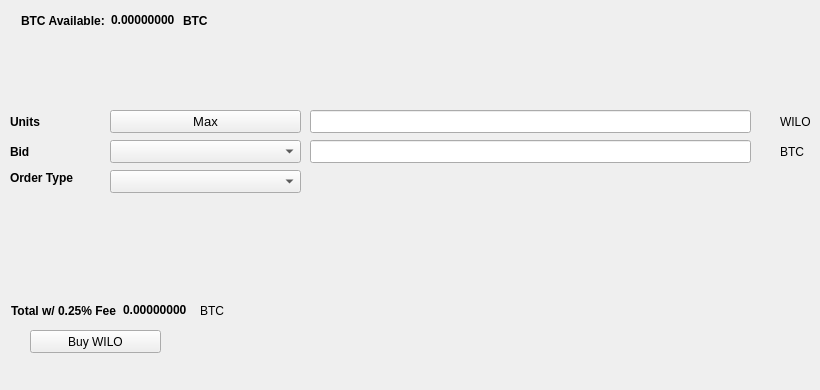
   <widget class="QWidget" name="BuyTab">
    <attribute name="title">
     <string>Buy</string>
    </attribute>
    <widget class="QPushButton" name="BuyWILO">
     <property name="geometry">
      <rect>
       <x>30</x>
       <y>330</y>
       <width>131</width>
       <height>23</height>
      </rect>
     </property>
     <property name="text">
      <string>Buy WILO</string>
     </property>
     <property name="icon">
      <iconset resource="../wilo.qrc">
       <normaloff>:/icons/bitcoin</normaloff>:/icons/bitcoin</iconset>
     </property>
    </widget>
    <widget class="QLabel" name="label_3">
     <property name="geometry">
      <rect>
       <x>10</x>
       <y>110</y>
       <width>46</width>
       <height>23</height>
      </rect>
     </property>
     <property name="font">
      <font>
       <weight>75</weight>
       <bold>true</bold>
      </font>
     </property>
     <property name="text">
      <string>Units</string>
     </property>
    </widget>
    <widget class="QLineEdit" name="UnitsInput">
     <property name="geometry">
      <rect>
       <x>310</x>
       <y>110</y>
       <width>441</width>
       <height>23</height>
      </rect>
     </property>
     <property name="font">
      <font>
       <pointsize>9</pointsize>
       <weight>75</weight>
       <bold>true</bold>
      </font>
     </property>
    </widget>
    <widget class="QLineEdit" name="BuyBidPriceEdit">
     <property name="geometry">
      <rect>
       <x>310</x>
       <y>140</y>
       <width>441</width>
       <height>23</height>
      </rect>
     </property>
     <property name="font">
      <font>
       <pointsize>9</pointsize>
       <weight>75</weight>
       <bold>true</bold>
      </font>
     </property>
    </widget>
    <widget class="QLabel" name="label_4">
     <property name="geometry">
      <rect>
       <x>780</x>
       <y>110</y>
       <width>31</width>
       <height>23</height>
      </rect>
     </property>
     <property name="text">
      <string>WILO</string>
     </property>
    </widget>
    <widget class="QLabel" name="label_5">
     <property name="geometry">
      <rect>
       <x>780</x>
       <y>140</y>
       <width>31</width>
       <height>23</height>
      </rect>
     </property>
     <property name="text">
      <string>BTC</string>
     </property>
    </widget>
    <widget class="QLabel" name="label_6">
     <property name="geometry">
      <rect>
       <x>10</x>
       <y>140</y>
       <width>46</width>
       <height>23</height>
      </rect>
     </property>
     <property name="font">
      <font>
       <weight>75</weight>
       <bold>true</bold>
      </font>
     </property>
     <property name="text">
      <string>Bid</string>
     </property>
    </widget>
    <widget class="QLabel" name="label_7">
     <property name="geometry">
      <rect>
       <x>10</x>
       <y>170</y>
       <width>91</width>
       <height>16</height>
      </rect>
     </property>
     <property name="font">
      <font>
       <weight>75</weight>
       <bold>true</bold>
      </font>
     </property>
     <property name="text">
      <string>Order Type</string>
     </property>
    </widget>
    <widget class="QPushButton" name="Buy_Max_Amount">
     <property name="geometry">
      <rect>
       <x>110</x>
       <y>110</y>
       <width>191</width>
       <height>23</height>
      </rect>
     </property>
     <property name="font">
      <font>
       <pointsize>10</pointsize>
      </font>
     </property>
     <property name="text">
      <string>Max</string>
     </property>
    </widget>
    <widget class="QComboBox" name="BuyBidcomboBox">
     <property name="geometry">
      <rect>
       <x>110</x>
       <y>140</y>
       <width>191</width>
       <height>23</height>
      </rect>
     </property>
     <property name="font">
      <font>
       <pointsize>10</pointsize>
      </font>
     </property>
    </widget>
    <widget class="QComboBox" name="buyOrdertypeCombo">
     <property name="geometry">
      <rect>
       <x>110</x>
       <y>170</y>
       <width>191</width>
       <height>23</height>
      </rect>
     </property>
     <property name="font">
      <font>
       <pointsize>10</pointsize>
      </font>
     </property>
    </widget>
    <widget class="QWidget" name="layoutWidget1">
     <property name="geometry">
      <rect>
       <x>21</x>
       <y>11</y>
       <width>227</width>
       <height>19</height>
      </rect>
     </property>
     <layout class="QHBoxLayout" name="horizontalLayout_3">
      <item>
       <widget class="QLabel" name="label232">
        <property name="font">
         <font>
          <weight>75</weight>
          <bold>true</bold>
         </font>
        </property>
        <property name="text">
         <string>BTC Available:</string>
        </property>
       </widget>
      </item>
      <item>
       <widget class="QLabel" name="BtcAvailableLbl">
        <property name="palette">
         <palette>
          <active>
           <colorrole role="WindowText">
            <brush brushstyle="SolidPattern">
             <color alpha="255">
              <red>0</red>
              <green>0</green>
              <blue>0</blue>
             </color>
            </brush>
           </colorrole>
           <colorrole role="Button">
            <brush brushstyle="SolidPattern">
             <color alpha="255">
              <red>0</red>
              <green>170</green>
              <blue>0</blue>
             </color>
            </brush>
           </colorrole>
           <colorrole role="Light">
            <brush brushstyle="SolidPattern">
             <color alpha="255">
              <red>0</red>
              <green>255</green>
              <blue>0</blue>
             </color>
            </brush>
           </colorrole>
           <colorrole role="Midlight">
            <brush brushstyle="SolidPattern">
             <color alpha="255">
              <red>0</red>
              <green>212</green>
              <blue>0</blue>
             </color>
            </brush>
           </colorrole>
           <colorrole role="Dark">
            <brush brushstyle="SolidPattern">
             <color alpha="255">
              <red>0</red>
              <green>85</green>
              <blue>0</blue>
             </color>
            </brush>
           </colorrole>
           <colorrole role="Mid">
            <brush brushstyle="SolidPattern">
             <color alpha="255">
              <red>0</red>
              <green>113</green>
              <blue>0</blue>
             </color>
            </brush>
           </colorrole>
           <colorrole role="Text">
            <brush brushstyle="SolidPattern">
             <color alpha="255">
              <red>0</red>
              <green>170</green>
              <blue>0</blue>
             </color>
            </brush>
           </colorrole>
           <colorrole role="BrightText">
            <brush brushstyle="SolidPattern">
             <color alpha="255">
              <red>255</red>
              <green>255</green>
              <blue>255</blue>
             </color>
            </brush>
           </colorrole>
           <colorrole role="ButtonText">
            <brush brushstyle="SolidPattern">
             <color alpha="255">
              <red>0</red>
              <green>0</green>
              <blue>0</blue>
             </color>
            </brush>
           </colorrole>
           <colorrole role="Base">
            <brush brushstyle="SolidPattern">
             <color alpha="255">
              <red>255</red>
              <green>255</green>
              <blue>255</blue>
             </color>
            </brush>
           </colorrole>
           <colorrole role="Window">
            <brush brushstyle="SolidPattern">
             <color alpha="255">
              <red>0</red>
              <green>170</green>
              <blue>0</blue>
             </color>
            </brush>
           </colorrole>
           <colorrole role="Shadow">
            <brush brushstyle="SolidPattern">
             <color alpha="255">
              <red>0</red>
              <green>0</green>
              <blue>0</blue>
             </color>
            </brush>
           </colorrole>
           <colorrole role="AlternateBase">
            <brush brushstyle="SolidPattern">
             <color alpha="255">
              <red>127</red>
              <green>212</green>
              <blue>127</blue>
             </color>
            </brush>
           </colorrole>
           <colorrole role="ToolTipBase">
            <brush brushstyle="SolidPattern">
             <color alpha="255">
              <red>255</red>
              <green>255</green>
              <blue>220</blue>
             </color>
            </brush>
           </colorrole>
           <colorrole role="ToolTipText">
            <brush brushstyle="SolidPattern">
             <color alpha="255">
              <red>0</red>
              <green>0</green>
              <blue>0</blue>
             </color>
            </brush>
           </colorrole>
          </active>
          <inactive>
           <colorrole role="WindowText">
            <brush brushstyle="SolidPattern">
             <color alpha="255">
              <red>0</red>
              <green>0</green>
              <blue>0</blue>
             </color>
            </brush>
           </colorrole>
           <colorrole role="Button">
            <brush brushstyle="SolidPattern">
             <color alpha="255">
              <red>0</red>
              <green>170</green>
              <blue>0</blue>
             </color>
            </brush>
           </colorrole>
           <colorrole role="Light">
            <brush brushstyle="SolidPattern">
             <color alpha="255">
              <red>0</red>
              <green>255</green>
              <blue>0</blue>
             </color>
            </brush>
           </colorrole>
           <colorrole role="Midlight">
            <brush brushstyle="SolidPattern">
             <color alpha="255">
              <red>0</red>
              <green>212</green>
              <blue>0</blue>
             </color>
            </brush>
           </colorrole>
           <colorrole role="Dark">
            <brush brushstyle="SolidPattern">
             <color alpha="255">
              <red>0</red>
              <green>85</green>
              <blue>0</blue>
             </color>
            </brush>
           </colorrole>
           <colorrole role="Mid">
            <brush brushstyle="SolidPattern">
             <color alpha="255">
              <red>0</red>
              <green>113</green>
              <blue>0</blue>
             </color>
            </brush>
           </colorrole>
           <colorrole role="Text">
            <brush brushstyle="SolidPattern">
             <color alpha="255">
              <red>0</red>
              <green>170</green>
              <blue>0</blue>
             </color>
            </brush>
           </colorrole>
           <colorrole role="BrightText">
            <brush brushstyle="SolidPattern">
             <color alpha="255">
              <red>255</red>
              <green>255</green>
              <blue>255</blue>
             </color>
            </brush>
           </colorrole>
           <colorrole role="ButtonText">
            <brush brushstyle="SolidPattern">
             <color alpha="255">
              <red>0</red>
              <green>0</green>
              <blue>0</blue>
             </color>
            </brush>
           </colorrole>
           <colorrole role="Base">
            <brush brushstyle="SolidPattern">
             <color alpha="255">
              <red>255</red>
              <green>255</green>
              <blue>255</blue>
             </color>
            </brush>
           </colorrole>
           <colorrole role="Window">
            <brush brushstyle="SolidPattern">
             <color alpha="255">
              <red>0</red>
              <green>170</green>
              <blue>0</blue>
             </color>
            </brush>
           </colorrole>
           <colorrole role="Shadow">
            <brush brushstyle="SolidPattern">
             <color alpha="255">
              <red>0</red>
              <green>0</green>
              <blue>0</blue>
             </color>
            </brush>
           </colorrole>
           <colorrole role="AlternateBase">
            <brush brushstyle="SolidPattern">
             <color alpha="255">
              <red>127</red>
              <green>212</green>
              <blue>127</blue>
             </color>
            </brush>
           </colorrole>
           <colorrole role="ToolTipBase">
            <brush brushstyle="SolidPattern">
             <color alpha="255">
              <red>255</red>
              <green>255</green>
              <blue>220</blue>
             </color>
            </brush>
           </colorrole>
           <colorrole role="ToolTipText">
            <brush brushstyle="SolidPattern">
             <color alpha="255">
              <red>0</red>
              <green>0</green>
              <blue>0</blue>
             </color>
            </brush>
           </colorrole>
          </inactive>
          <disabled>
           <colorrole role="WindowText">
            <brush brushstyle="SolidPattern">
             <color alpha="255">
              <red>0</red>
              <green>85</green>
              <blue>0</blue>
             </color>
            </brush>
           </colorrole>
           <colorrole role="Button">
            <brush brushstyle="SolidPattern">
             <color alpha="255">
              <red>0</red>
              <green>170</green>
              <blue>0</blue>
             </color>
            </brush>
           </colorrole>
           <colorrole role="Light">
            <brush brushstyle="SolidPattern">
             <color alpha="255">
              <red>0</red>
              <green>255</green>
              <blue>0</blue>
             </color>
            </brush>
           </colorrole>
           <colorrole role="Midlight">
            <brush brushstyle="SolidPattern">
             <color alpha="255">
              <red>0</red>
              <green>212</green>
              <blue>0</blue>
             </color>
            </brush>
           </colorrole>
           <colorrole role="Dark">
            <brush brushstyle="SolidPattern">
             <color alpha="255">
              <red>0</red>
              <green>85</green>
              <blue>0</blue>
             </color>
            </brush>
           </colorrole>
           <colorrole role="Mid">
            <brush brushstyle="SolidPattern">
             <color alpha="255">
              <red>0</red>
              <green>113</green>
              <blue>0</blue>
             </color>
            </brush>
           </colorrole>
           <colorrole role="Text">
            <brush brushstyle="SolidPattern">
             <color alpha="255">
              <red>0</red>
              <green>85</green>
              <blue>0</blue>
             </color>
            </brush>
           </colorrole>
           <colorrole role="BrightText">
            <brush brushstyle="SolidPattern">
             <color alpha="255">
              <red>255</red>
              <green>255</green>
              <blue>255</blue>
             </color>
            </brush>
           </colorrole>
           <colorrole role="ButtonText">
            <brush brushstyle="SolidPattern">
             <color alpha="255">
              <red>0</red>
              <green>85</green>
              <blue>0</blue>
             </color>
            </brush>
           </colorrole>
           <colorrole role="Base">
            <brush brushstyle="SolidPattern">
             <color alpha="255">
              <red>0</red>
              <green>170</green>
              <blue>0</blue>
             </color>
            </brush>
           </colorrole>
           <colorrole role="Window">
            <brush brushstyle="SolidPattern">
             <color alpha="255">
              <red>0</red>
              <green>170</green>
              <blue>0</blue>
             </color>
            </brush>
           </colorrole>
           <colorrole role="Shadow">
            <brush brushstyle="SolidPattern">
             <color alpha="255">
              <red>0</red>
              <green>0</green>
              <blue>0</blue>
             </color>
            </brush>
           </colorrole>
           <colorrole role="AlternateBase">
            <brush brushstyle="SolidPattern">
             <color alpha="255">
              <red>0</red>
              <green>170</green>
              <blue>0</blue>
             </color>
            </brush>
           </colorrole>
           <colorrole role="ToolTipBase">
            <brush brushstyle="SolidPattern">
             <color alpha="255">
              <red>255</red>
              <green>255</green>
              <blue>220</blue>
             </color>
            </brush>
           </colorrole>
           <colorrole role="ToolTipText">
            <brush brushstyle="SolidPattern">
             <color alpha="255">
              <red>0</red>
              <green>0</green>
              <blue>0</blue>
             </color>
            </brush>
           </colorrole>
          </disabled>
         </palette>
        </property>
        <property name="font">
         <font>
          <weight>75</weight>
          <bold>true</bold>
         </font>
        </property>
        <property name="text">
         <string>0.00000000</string>
        </property>
        <property name="textInteractionFlags">
         <set>Qt::LinksAccessibleByMouse|Qt::TextSelectableByKeyboard|Qt::TextSelectableByMouse</set>
        </property>
       </widget>
      </item>
      <item>
       <widget class="QLabel" name="BtcAvailableLbl_2">
        <property name="font">
         <font>
          <weight>75</weight>
          <bold>true</bold>
         </font>
        </property>
        <property name="text">
         <string>BTC</string>
        </property>
       </widget>
      </item>
     </layout>
    </widget>
    <widget class="QWidget" name="layoutWidge2">
     <property name="geometry">
      <rect>
       <x>11</x>
       <y>301</y>
       <width>259</width>
       <height>19</height>
      </rect>
     </property>
     <layout class="QHBoxLayout" name="horizontalLayout_4">
      <item>
       <widget class="QLabel" name="label_9">
        <property name="font">
         <font>
          <weight>75</weight>
          <bold>true</bold>
         </font>
        </property>
        <property name="text">
         <string>Total w/ 0.25% Fee</string>
        </property>
       </widget>
      </item>
      <item>
       <widget class="QLabel" name="BuyCostLabel">
        <property name="palette">
         <palette>
          <active>
           <colorrole role="WindowText">
            <brush brushstyle="SolidPattern">
             <color alpha="255">
              <red>0</red>
              <green>0</green>
              <blue>0</blue>
             </color>
            </brush>
           </colorrole>
           <colorrole role="Button">
            <brush brushstyle="SolidPattern">
             <color alpha="255">
              <red>0</red>
              <green>170</green>
              <blue>0</blue>
             </color>
            </brush>
           </colorrole>
           <colorrole role="Light">
            <brush brushstyle="SolidPattern">
             <color alpha="255">
              <red>0</red>
              <green>255</green>
              <blue>0</blue>
             </color>
            </brush>
           </colorrole>
           <colorrole role="Midlight">
            <brush brushstyle="SolidPattern">
             <color alpha="255">
              <red>0</red>
              <green>212</green>
              <blue>0</blue>
             </color>
            </brush>
           </colorrole>
           <colorrole role="Dark">
            <brush brushstyle="SolidPattern">
             <color alpha="255">
              <red>0</red>
              <green>85</green>
              <blue>0</blue>
             </color>
            </brush>
           </colorrole>
           <colorrole role="Mid">
            <brush brushstyle="SolidPattern">
             <color alpha="255">
              <red>0</red>
              <green>113</green>
              <blue>0</blue>
             </color>
            </brush>
           </colorrole>
           <colorrole role="Text">
            <brush brushstyle="SolidPattern">
             <color alpha="255">
              <red>0</red>
              <green>170</green>
              <blue>0</blue>
             </color>
            </brush>
           </colorrole>
           <colorrole role="BrightText">
            <brush brushstyle="SolidPattern">
             <color alpha="255">
              <red>255</red>
              <green>255</green>
              <blue>255</blue>
             </color>
            </brush>
           </colorrole>
           <colorrole role="ButtonText">
            <brush brushstyle="SolidPattern">
             <color alpha="255">
              <red>0</red>
              <green>0</green>
              <blue>0</blue>
             </color>
            </brush>
           </colorrole>
           <colorrole role="Base">
            <brush brushstyle="SolidPattern">
             <color alpha="255">
              <red>255</red>
              <green>255</green>
              <blue>255</blue>
             </color>
            </brush>
           </colorrole>
           <colorrole role="Window">
            <brush brushstyle="SolidPattern">
             <color alpha="255">
              <red>0</red>
              <green>170</green>
              <blue>0</blue>
             </color>
            </brush>
           </colorrole>
           <colorrole role="Shadow">
            <brush brushstyle="SolidPattern">
             <color alpha="255">
              <red>0</red>
              <green>0</green>
              <blue>0</blue>
             </color>
            </brush>
           </colorrole>
           <colorrole role="AlternateBase">
            <brush brushstyle="SolidPattern">
             <color alpha="255">
              <red>127</red>
              <green>212</green>
              <blue>127</blue>
             </color>
            </brush>
           </colorrole>
           <colorrole role="ToolTipBase">
            <brush brushstyle="SolidPattern">
             <color alpha="255">
              <red>255</red>
              <green>255</green>
              <blue>220</blue>
             </color>
            </brush>
           </colorrole>
           <colorrole role="ToolTipText">
            <brush brushstyle="SolidPattern">
             <color alpha="255">
              <red>0</red>
              <green>0</green>
              <blue>0</blue>
             </color>
            </brush>
           </colorrole>
          </active>
          <inactive>
           <colorrole role="WindowText">
            <brush brushstyle="SolidPattern">
             <color alpha="255">
              <red>0</red>
              <green>0</green>
              <blue>0</blue>
             </color>
            </brush>
           </colorrole>
           <colorrole role="Button">
            <brush brushstyle="SolidPattern">
             <color alpha="255">
              <red>0</red>
              <green>170</green>
              <blue>0</blue>
             </color>
            </brush>
           </colorrole>
           <colorrole role="Light">
            <brush brushstyle="SolidPattern">
             <color alpha="255">
              <red>0</red>
              <green>255</green>
              <blue>0</blue>
             </color>
            </brush>
           </colorrole>
           <colorrole role="Midlight">
            <brush brushstyle="SolidPattern">
             <color alpha="255">
              <red>0</red>
              <green>212</green>
              <blue>0</blue>
             </color>
            </brush>
           </colorrole>
           <colorrole role="Dark">
            <brush brushstyle="SolidPattern">
             <color alpha="255">
              <red>0</red>
              <green>85</green>
              <blue>0</blue>
             </color>
            </brush>
           </colorrole>
           <colorrole role="Mid">
            <brush brushstyle="SolidPattern">
             <color alpha="255">
              <red>0</red>
              <green>113</green>
              <blue>0</blue>
             </color>
            </brush>
           </colorrole>
           <colorrole role="Text">
            <brush brushstyle="SolidPattern">
             <color alpha="255">
              <red>0</red>
              <green>170</green>
              <blue>0</blue>
             </color>
            </brush>
           </colorrole>
           <colorrole role="BrightText">
            <brush brushstyle="SolidPattern">
             <color alpha="255">
              <red>255</red>
              <green>255</green>
              <blue>255</blue>
             </color>
            </brush>
           </colorrole>
           <colorrole role="ButtonText">
            <brush brushstyle="SolidPattern">
             <color alpha="255">
              <red>0</red>
              <green>0</green>
              <blue>0</blue>
             </color>
            </brush>
           </colorrole>
           <colorrole role="Base">
            <brush brushstyle="SolidPattern">
             <color alpha="255">
              <red>255</red>
              <green>255</green>
              <blue>255</blue>
             </color>
            </brush>
           </colorrole>
           <colorrole role="Window">
            <brush brushstyle="SolidPattern">
             <color alpha="255">
              <red>0</red>
              <green>170</green>
              <blue>0</blue>
             </color>
            </brush>
           </colorrole>
           <colorrole role="Shadow">
            <brush brushstyle="SolidPattern">
             <color alpha="255">
              <red>0</red>
              <green>0</green>
              <blue>0</blue>
             </color>
            </brush>
           </colorrole>
           <colorrole role="AlternateBase">
            <brush brushstyle="SolidPattern">
             <color alpha="255">
              <red>127</red>
              <green>212</green>
              <blue>127</blue>
             </color>
            </brush>
           </colorrole>
           <colorrole role="ToolTipBase">
            <brush brushstyle="SolidPattern">
             <color alpha="255">
              <red>255</red>
              <green>255</green>
              <blue>220</blue>
             </color>
            </brush>
           </colorrole>
           <colorrole role="ToolTipText">
            <brush brushstyle="SolidPattern">
             <color alpha="255">
              <red>0</red>
              <green>0</green>
              <blue>0</blue>
             </color>
            </brush>
           </colorrole>
          </inactive>
          <disabled>
           <colorrole role="WindowText">
            <brush brushstyle="SolidPattern">
             <color alpha="255">
              <red>0</red>
              <green>85</green>
              <blue>0</blue>
             </color>
            </brush>
           </colorrole>
           <colorrole role="Button">
            <brush brushstyle="SolidPattern">
             <color alpha="255">
              <red>0</red>
              <green>170</green>
              <blue>0</blue>
             </color>
            </brush>
           </colorrole>
           <colorrole role="Light">
            <brush brushstyle="SolidPattern">
             <color alpha="255">
              <red>0</red>
              <green>255</green>
              <blue>0</blue>
             </color>
            </brush>
           </colorrole>
           <colorrole role="Midlight">
            <brush brushstyle="SolidPattern">
             <color alpha="255">
              <red>0</red>
              <green>212</green>
              <blue>0</blue>
             </color>
            </brush>
           </colorrole>
           <colorrole role="Dark">
            <brush brushstyle="SolidPattern">
             <color alpha="255">
              <red>0</red>
              <green>85</green>
              <blue>0</blue>
             </color>
            </brush>
           </colorrole>
           <colorrole role="Mid">
            <brush brushstyle="SolidPattern">
             <color alpha="255">
              <red>0</red>
              <green>113</green>
              <blue>0</blue>
             </color>
            </brush>
           </colorrole>
           <colorrole role="Text">
            <brush brushstyle="SolidPattern">
             <color alpha="255">
              <red>0</red>
              <green>85</green>
              <blue>0</blue>
             </color>
            </brush>
           </colorrole>
           <colorrole role="BrightText">
            <brush brushstyle="SolidPattern">
             <color alpha="255">
              <red>255</red>
              <green>255</green>
              <blue>255</blue>
             </color>
            </brush>
           </colorrole>
           <colorrole role="ButtonText">
            <brush brushstyle="SolidPattern">
             <color alpha="255">
              <red>0</red>
              <green>85</green>
              <blue>0</blue>
             </color>
            </brush>
           </colorrole>
           <colorrole role="Base">
            <brush brushstyle="SolidPattern">
             <color alpha="255">
              <red>0</red>
              <green>170</green>
              <blue>0</blue>
             </color>
            </brush>
           </colorrole>
           <colorrole role="Window">
            <brush brushstyle="SolidPattern">
             <color alpha="255">
              <red>0</red>
              <green>170</green>
              <blue>0</blue>
             </color>
            </brush>
           </colorrole>
           <colorrole role="Shadow">
            <brush brushstyle="SolidPattern">
             <color alpha="255">
              <red>0</red>
              <green>0</green>
              <blue>0</blue>
             </color>
            </brush>
           </colorrole>
           <colorrole role="AlternateBase">
            <brush brushstyle="SolidPattern">
             <color alpha="255">
              <red>0</red>
              <green>170</green>
              <blue>0</blue>
             </color>
            </brush>
           </colorrole>
           <colorrole role="ToolTipBase">
            <brush brushstyle="SolidPattern">
             <color alpha="255">
              <red>255</red>
              <green>255</green>
              <blue>220</blue>
             </color>
            </brush>
           </colorrole>
           <colorrole role="ToolTipText">
            <brush brushstyle="SolidPattern">
             <color alpha="255">
              <red>0</red>
              <green>0</green>
              <blue>0</blue>
             </color>
            </brush>
           </colorrole>
          </disabled>
         </palette>
        </property>
        <property name="font">
         <font>
          <weight>75</weight>
          <bold>true</bold>
         </font>
        </property>
        <property name="autoFillBackground">
         <bool>false</bool>
        </property>
        <property name="text">
         <string>0.00000000</string>
        </property>
        <property name="textInteractionFlags">
         <set>Qt::LinksAccessibleByMouse|Qt::TextSelectableByMouse</set>
        </property>
       </widget>
      </item>
      <item>
       <widget class="QLabel" name="label_10">
        <property name="font">
         <font>
          <weight>50</weight>
          <bold>false</bold>
         </font>
        </property>
        <property name="text">
         <string>BTC</string>
        </property>
       </widget>
      </item>
     </layout>
    </widget>
    <widget class="QLabel" name="label_24">
     <property name="geometry">
      <rect>
       <x>460</x>
       <y>300</y>
       <width>281</width>
       <height>81</height>
      </rect>
     </property>
     <property name="text">
      <string/>
     </property>
     <property name="pixmap">
      <pixmap>:/images/bittrex</pixmap>
     </property>
    </widget>
   </widget>
